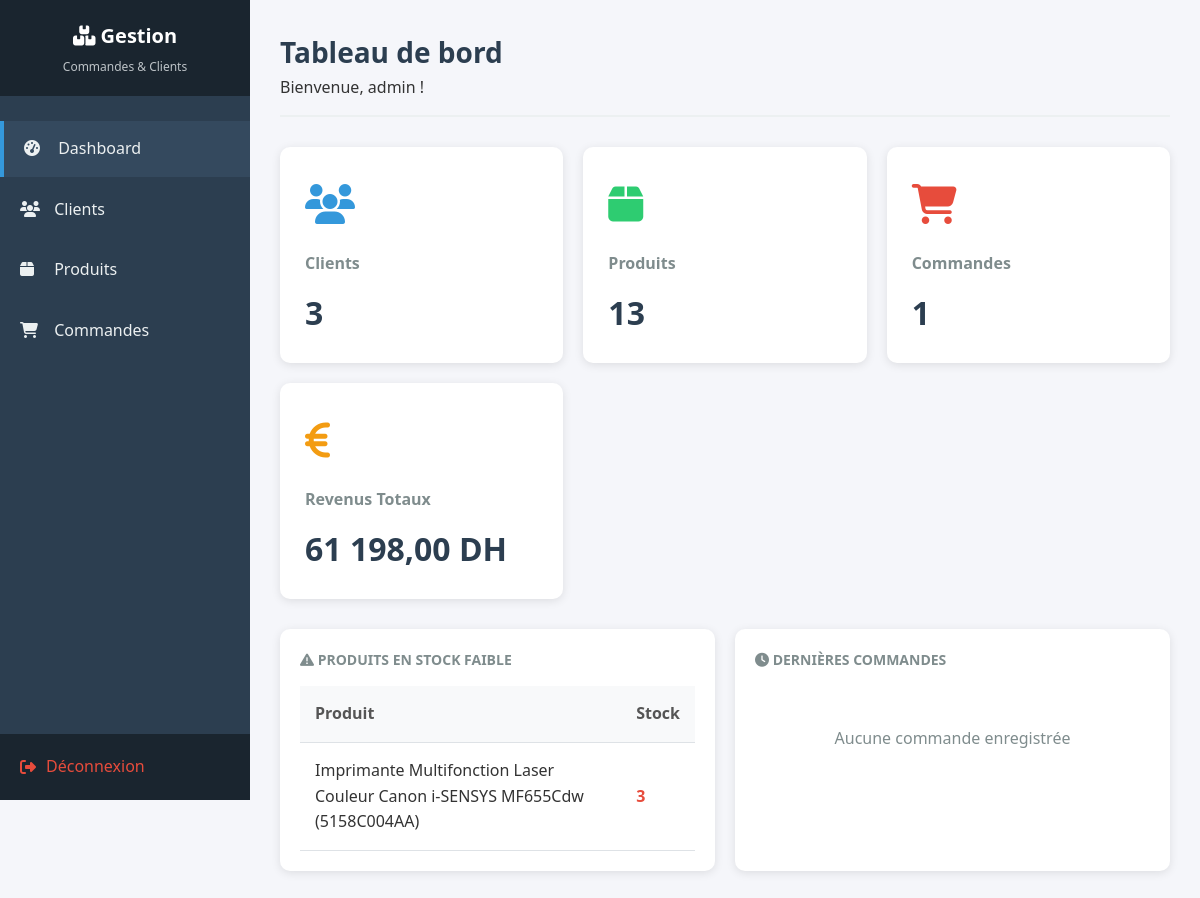
/index.php (signed in), run on the app's committed database.
### tables this page shows
CREATE TABLE `produits` (
  `id` int(11) NOT NULL,
  `nom` varchar(150) NOT NULL,
  `description` text DEFAULT NULL,
  `prix` decimal(10,2) NOT NULL,
  `stock` int(11) NOT NULL DEFAULT 0
);

### index.php (the view, shortened to what this page needs)
<?php
require_once 'base.php';
$nbClients = $pdo->query("SELECT COUNT(*) FROM clients")->fetchColumn();
$nbProduits = $pdo->query("SELECT COUNT(*) FROM produits")->fetchColumn();
$nbCommandes = $pdo->query("SELECT COUNT(*) FROM commandes")->fetchColumn();
$revenusTotal = $pdo->query("SELECT COALESCE(SUM(montant_total), 0) FROM commandes")->fetchColumn();
$produitsFaibleStock = $pdo->query("SELECT * FROM produits WHERE stock < 5 ORDER BY stock ASC LIMIT 5")->fetchAll();
$dernieresCommandes = $pdo->query("
    SELECT c.id, c.date_commande, c.quantite, c.montant_total,
           cl.nom AS client_nom, cl.prenom AS client_prenom,
           p.nom AS produit_nom
    FROM commandes c
    JOIN clients cl ON c.client_id = cl.id
    JOIN produits p ON c.produit_id = p.id
    ORDER BY c.date_commande DESC
    LIMIT 5
")->fetchAll();
?>
<!DOCTYPE html>
<html lang="fr">
<head>
    <link rel="stylesheet" href="style.css">
    <link rel="stylesheet" href="https://cdnjs.cloudflare.com/ajax/libs/font-awesome/6.4.0/css/all.min.css">
</head>
<body>
    <div class="main-container">
        <aside class="sidebar">
            <div class="sidebar-header">
                <h1><i class="fas fa-boxes"></i> Gestion</h1>
                <p>Commandes & Clients</p>
            </div>
            <ul class="sidebar-menu">
                <li><a href="index.php" class="active"><i class="fas fa-tachometer-alt"></i> Dashboard</a></li>
                <li><a href="liste_clients.php"><i class="fas fa-users"></i> Clients</a></li>
                <li><a href="liste_produits.php"><i class="fas fa-box"></i> Produits</a></li>
                <li><a href="liste_commandes.php"><i class="fas fa-shopping-cart"></i> Commandes</a></li>
            </ul>
            <div class="sidebar-footer">
                <a href="logout.php"><i class="fas fa-sign-out-alt"></i> Déconnexion</a>
            </div>
        </aside>
        <main class="main-content">
            <div class="page-header">
                <h2>Tableau de bord</h2>
                <p>Bienvenue, <?php echo htmlspecialchars($_SESSION['login']); ?> !</p>
            </div>
            <div class="dashboard-cards">
                <div class="card card-clients">
                    <div class="card-icon"><i class="fas fa-users"></i></div>
                    <h3>Clients</h3>
                    <div class="number"><?php echo $nbClients; ?></div>
                </div>
                <div class="card card-produits">
                    <div class="card-icon"><i class="fas fa-box"></i></div>
                    <h3>Produits</h3>
                    <div class="number"><?php echo $nbProduits; ?></div>
                </div>
                <div class="card card-commandes">
                    <div class="card-icon"><i class="fas fa-shopping-cart"></i></div>
                    <h3>Commandes</h3>
                    <div class="number"><?php echo $nbCommandes; ?></div>
                </div>
                <div class="card card-revenus">
                    <div class="card-icon"><i class="fas fa-euro-sign"></i></div>
                    <h3>Revenus Totaux</h3>
                    <div class="number"><?php echo number_format($revenusTotal, 2, ',', ' '); ?> DH</div>
                </div>
            </div>
            <div class="stats-grid">
                <div class="stat-card">
                    <h4><i class="fas fa-exclamation-triangle"></i> Produits en stock faible</h4>
                    <?php if (count($produitsFaibleStock) > 0): ?>
                        <table>
                            <thead>
                                <tr>
                                    <th>Produit</th>
                                    <th>Stock</th>
                                </tr>
                            </thead>
                            <tbody>
                                <?php foreach ($produitsFaibleStock as $produit): ?>
                                <tr>
                                    <td><?php echo htmlspecialchars($produit['nom']); ?></td>
                                    <td class="stock-low"><?php echo $produit['stock']; ?></td>
                                </tr>
                                <?php endforeach; ?>
                            </tbody>
                        </table>
                    <?php else: ?>
                        <p class="empty-message">Aucun produit en stock faible</p>
                    <?php endif; ?>
                </div>
                <div class="stat-card">
                    <h4><i class="fas fa-clock"></i> Dernières commandes</h4>
                    <?php if (count($dernieresCommandes) > 0): ?>
                        <table>
                            <thead>
                                <tr>
                                    <th>Client</th>
                                    <th>Produit</th>
                                    <th>Montant</th>
                                </tr>
                            </thead>
                            <tbody>
                                <?php foreach ($dernieresCommandes as $commande): ?>
                                <tr>
                                    <td><?php echo htmlspecialchars($commande['client_nom'] . ' ' . $commande['client_prenom']); ?></td>
                                    <td><?php echo htmlspecialchars($commande['produit_nom']); ?></td>
                                    <td><?php echo number_format($commande['montant_total'], 2, ',', ' '); ?> DH</td>
                                </tr>
                                <?php endforeach; ?>
                            </tbody>
                        </table>
                    <?php else: ?>
                        <p class="empty-message">Aucune commande enregistrée</p>
                    <?php endif; ?>
                </div>
            </div>
        </main>
    </div>
</body>
</html>

### style.css (style rules this page uses)
* { margin: 0; padding: 0; box-sizing: border-box; }
body { font-family: 'Segoe UI', Tahoma, Geneva, Verdana, sans-serif; background-color: #f5f6fa; color: #333; line-height: 1.6; }
.main-container { display: flex; min-height: 100vh; }
.sidebar { width: 250px; background: #2c3e50; color: white; position: fixed; height: 100vh; overflow-y: auto; }
.sidebar-header { padding: 20px; background: #1a252f; text-align: center; }
.sidebar-header h1 { font-size: 20px; margin-bottom: 5px; }
.sidebar-header p { font-size: 12px; color: #bdc3c7; }
.sidebar-menu { list-style: none; padding: 20px 0; }
.sidebar-menu li { margin: 5px 0; }
.sidebar-menu a { display: block; padding: 15px 20px; color: #ecf0f1; text-decoration: none; transition: all 0.3s; }
.sidebar-menu a:hover, .sidebar-menu a.active { background: #34495e; border-left: 4px solid #3498db; }
.sidebar-menu i { margin-right: 10px; width: 20px; display: inline-block; }
.sidebar-footer { position: absolute; bottom: 0; width: 100%; padding: 20px; background: #1a252f; }
.sidebar-footer a { color: #e74c3c; text-decoration: none; display: flex; align-items: center; gap: 10px; }
.main-content { flex: 1; margin-left: 250px; padding: 30px; }
.page-header { margin-bottom: 30px; padding-bottom: 15px; border-bottom: 2px solid #ecf0f1; }
.page-header h2 { color: #2c3e50; font-size: 28px; }
.dashboard-cards { display: grid; grid-template-columns: repeat(auto-fit, minmax(250px, 1fr)); gap: 20px; margin-bottom: 30px; }
.card { background: white; border-radius: 10px; padding: 25px; box-shadow: 0 2px 10px rgba(0, 0, 0, 0.1); transition: transform 0.3s; }
.card-icon { font-size: 40px; margin-bottom: 15px; }
.card-clients .card-icon { color: #3498db; }
.card-produits .card-icon { color: #2ecc71; }
.card-commandes .card-icon { color: #e74c3c; }
.card-revenus .card-icon { color: #f39c12; }
.card h3 { font-size: 16px; color: #7f8c8d; margin-bottom: 10px; }
.card .number { font-size: 32px; font-weight: bold; color: #2c3e50; }
table { width: 100%; border-collapse: collapse; }
thead { background: #f8f9fa; }
th, td { padding: 15px; text-align: left; border-bottom: 1px solid #dee2e6; }
th { font-weight: 600; color: #555; }
.empty-message { text-align: center; padding: 40px; color: #7f8c8d; }
.stats-grid { display: grid; grid-template-columns: repeat(auto-fit, minmax(300px, 1fr)); gap: 20px; margin-top: 30px; }
.stat-card { background: white; border-radius: 10px; padding: 20px; box-shadow: 0 2px 10px rgba(0, 0, 0, 0.1); }
.stat-card h4 { color: #7f8c8d; margin-bottom: 15px; font-size: 14px; text-transform: uppercase; }
.stock-low { color: #e74c3c; font-weight: bold; }

### data on the page
produits: nom "Imprimante Multifonction Laser Couleur Canon i-SENSYS MF655Cdw (5158C004AA)", stock "3"

### other printed values
$_SESSION['login'] "admin"
$nbClients "3"
$nbProduits "13"
$nbCommandes "1"
$revenusTotal "61 198,00"
